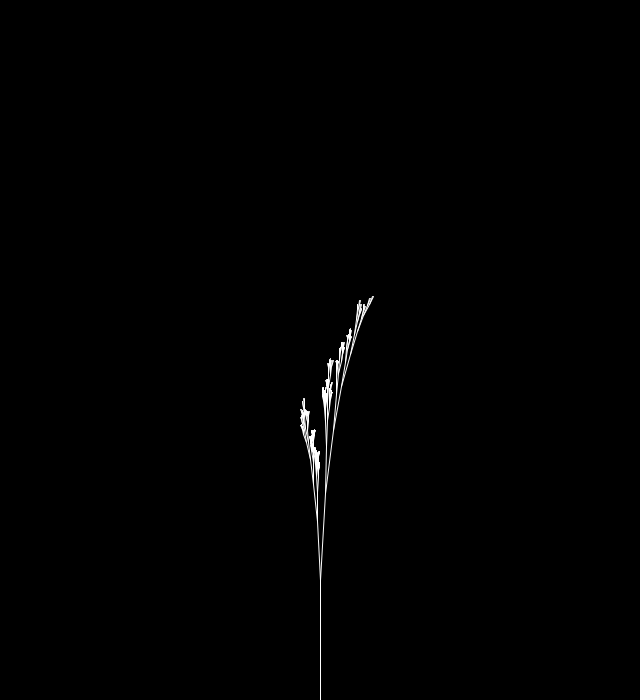
Frame 1 (no input)
Frame 60 (the mouse pressed at the canvas centre just before this capture): identical to frame 1, image omitted
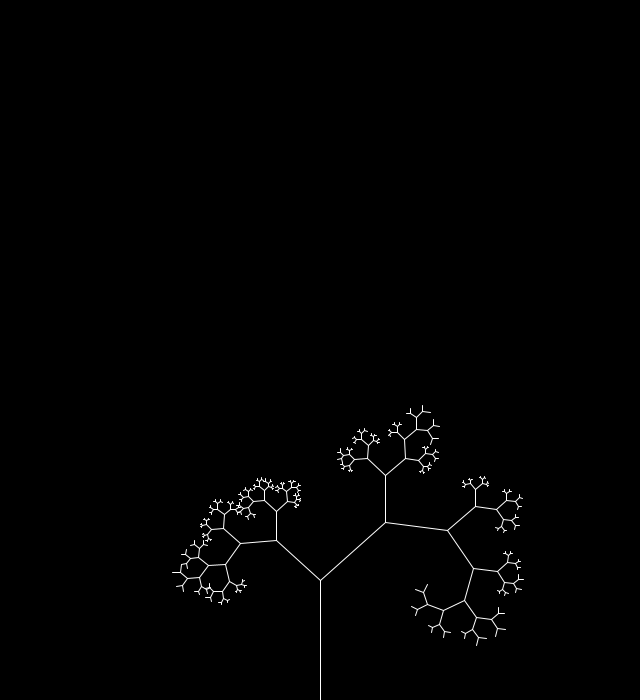
Frame 120 (the mouse held since frame 60 and released just before this capture)

The Processing sketch that drew these frames (run headless with seeded random() and noise(); from frame 60 on, the mouse is pressed at the canvas centre):

// Processing sketch: sketch_08_recursive_tree_noise
// ── sketch_08_recursive_tree_noise.pde

float theta;            //角度をradianに変更し値を格納する
int n = 8;              //枝分かれの回数（再帰の実行回数）
float treeSize = 120;   //幹の部分の長さ

float noiseOffset = 0;
float noiseStep = 0.1;
float noiseRatio = 0.6; //0〜1の値。どの程度noiseの影響を強く受けるか
int seed =0;

void setup() {
  size(640, 700);
  stroke(255);
}

void draw() {
  background(0);
  noiseOffset = 0;

  //枝が分岐する時の角度をマウスの座標から計算
  float a = (mouseX / (float) width) * 90;
  
  theta = radians(a);
  translate(width/2,height);    // ウィンドウの下端、左右中央をに原点を移動
  line(0,0,0,-treeSize);        // 原点(0,0)から(0, -treeSize)に線を引く
  translate(0,-treeSize);       // 原点を(0, -treeSize)に移動
  branch(treeSize , n);         // branch関数を実行
}

void branch(float h, int n) {
  
  
  if (n > 0) {
    
    //右に分岐する枝を描く
    float ratioR = noise(noiseOffset) * noiseRatio + (1.0-noiseRatio)*0.9; 
    float hR = h * ratioR;
    
    pushMatrix();    
    rotate(theta+radians(5)*ratioR);       // 座標をtheta回転させる
    line(0, 0, 0, -hR);   // 原点(0,0)から(0, -h)に線を引く
    translate(0, -hR);    // 原点を(0, -h)に移動
    branch(hR, n-1);      // branch関数を実行
    popMatrix();
    noiseOffset +=  noiseStep;
    
    //左に分岐する枝を描く
    float ratioL = noise(noiseOffset) * noiseRatio + (1.0-noiseRatio)*0.9; 
    float hL = h * ratioL;
    
    pushMatrix();
    rotate(-theta+radians(-5)*ratioL);      // 座標を-theta回転させる
    line(0, 0, 0, -hL);   // 原点(0,0)から(0, -h)に線を引く
    translate(0, -hL);    // 原点を(0, -h)に移動
    branch(hL, n-1);      // branch関数を実行
    popMatrix();
    noiseOffset +=  noiseStep;
  }
}

void keyPressed(){
  
  noiseSeed(int(random(10)));
  treeSize =  int(random(90,180));
  noiseRatio = random(0.1,0.9);
  
}
